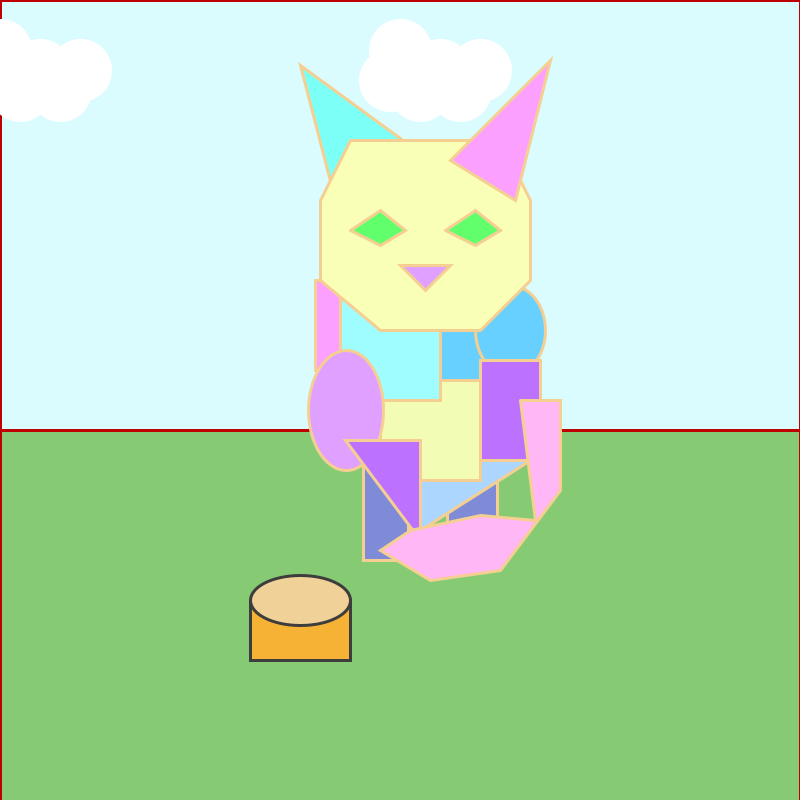
Frame 1 (no input)
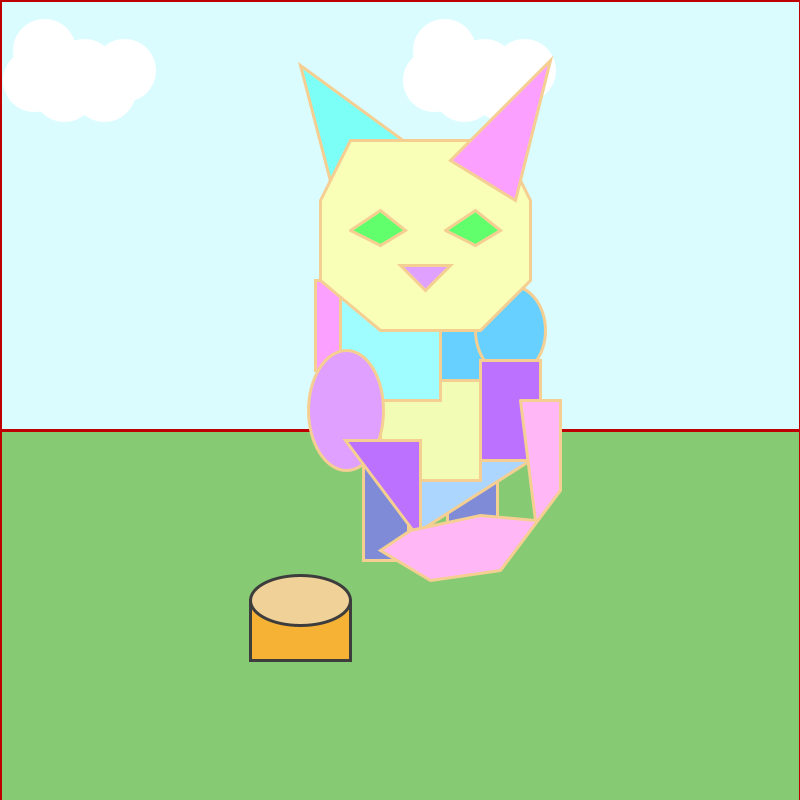
Frame 60 (the mouse pressed at the canvas centre just before this capture)
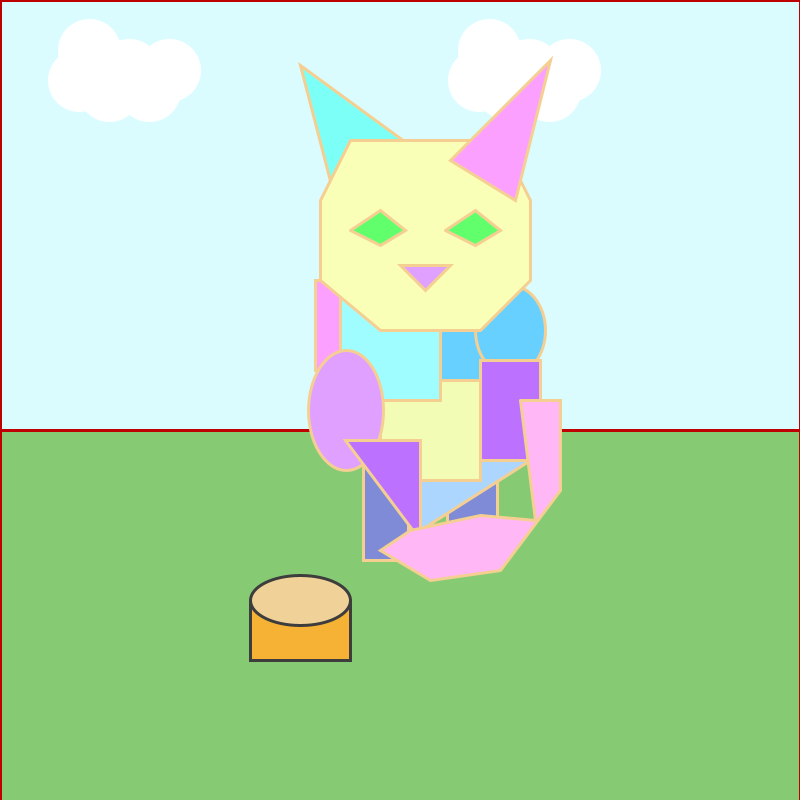
Frame 120 (the mouse held since frame 60 and released just before this capture)

The Processing sketch that drew these frames (run headless with seeded random() and noise(); from frame 60 on, the mouse is pressed at the canvas centre):

// Processing sketch: sketch_01_cat
// ── sketch_01_cat.pde
float x;

void setup() {
  size(800, 800);
}

void draw() {
  background(255);
  //stroke(245, 7, 7);
  strokeWeight(3);
  stroke (#BF0000);
  //textSize(28);
  //fill (0);
  //text("X: " + mouseX, 20, 20);
  //text("Y: " + mouseY, 20, 40);

  // body (overlapping aestehtic purpose)
  fill (#86CB73);
  rect (0, 430, 800, 400);
  fill (#DBFCFF);
  rect (0, 0, 800, 430);
  // bg clouds
  drawCloud(x);
  drawCloud(x - 400);
  drawCloud(x + 400);

  x += 0.75;

  if (x > width + 200) {
    x = 0;
  }

  stroke (#F5CF92);
  
  // body
  fill(#FCA0FF);
  rect (315, 280, 60, 90);
  fill(#7F8BD6);
  rect (363, 460, 45, 100);
  fill(#7F8BD6);
  rect (447, 460, 50, 100);
  fill(#ADD6FF);
  triangle (420, 410, 420, 530, 530, 460);
  fill(#67D0FF);
  ellipse (460, 370, 80, 90);
  fill(#F3FCB5);
  rect (380, 380, 100, 100);
  fill(#FCA0FF);
  rect (340, 280, 100, 120);
  fill(#A0FDFF);
  rect (340, 280, 100, 120);
  fill(#DFA0FF);
  ellipse (346, 410, 75, 120);
  fill(#67D0FF);
  ellipse (510, 330, 70, 90);
  fill(#BC71FF);
  triangle (345, 440, 420, 540, 420, 440);
  fill(#BC71FF);
  rect (480, 360, 60, 100);

  // tail
  fill (#FFB7F6);
  beginShape ();
  vertex (520, 400);
  vertex (560, 400);
  vertex (560, 490);
  vertex (500, 570);
  vertex (430, 580);
  vertex (380, 550);
  vertex (410, 530);
  vertex (480, 515);
  vertex (535, 520);
  vertex (520, 400);
  endShape();



  // ear 1
  fill (#7CFFF7);
  triangle (335, 200, 300, 65, 430, 160);

  fill (#F9FFB7);
  // head
  beginShape ();
  vertex (350, 140); // top line
  vertex (500, 140);
  vertex (530, 200);
  vertex (530, 280); // right straight line
  vertex (480, 330);
  vertex (380, 330); // bottom line
  vertex (320, 280);
  vertex (320, 200);
  vertex (350, 140);
  endShape();

  // ear 2
  fill(#FCA0FF);
  triangle(515, 200, 550, 60, 450, 160);

  // eyes
  fill (#62FF6D);
  beginShape();
  vertex (350, 230);
  vertex (380, 210);
  vertex (405, 230);
  vertex (380, 245);
  vertex (350, 230);
  endShape();

  beginShape();
  vertex (445, 230);
  vertex (475, 210);
  vertex (500, 230);
  vertex (475, 245);
  vertex (445, 230);
  endShape();

  // nose
  fill(#DFA0FF);
  triangle(400, 265, 450, 265, 425, 290);

  stroke (#3E3D3D);
  fill (#F5B234);
  rect (250, 600, 100, 60);
  fill(#F0D198);
  ellipse (300, 600, 100, 50);
}


void drawCloud(float x) {
  fill(255);
  stroke(255);
  circle(x, 50, 60);
  circle(x + 40, 70, 60);
  circle(x + 80, 70, 60);
  circle(x + 60, 90, 60);
  circle(x + 20, 90, 60);
  circle(x - 10, 80, 60);
}
